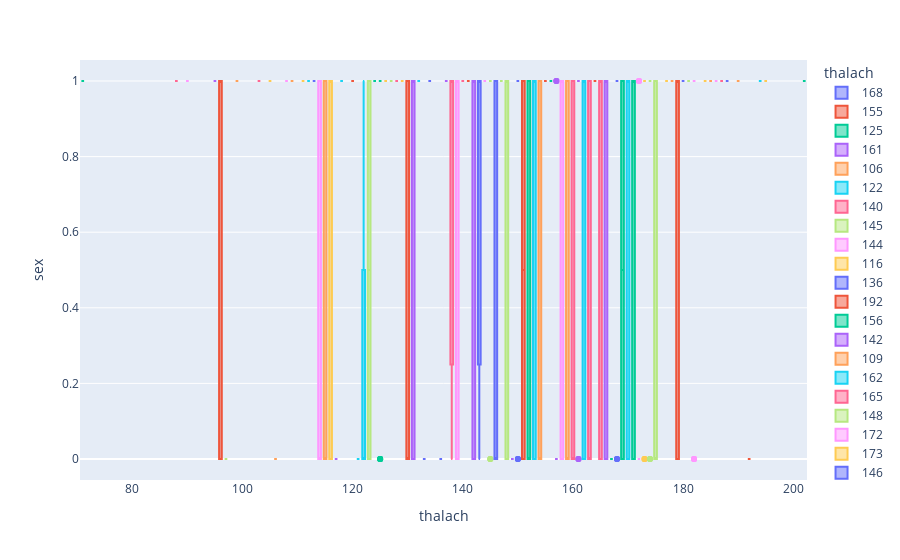

The cell this chart's notebook holds for it:
### Code cell
px.box(
    df, x='thalach', y='sex', color='thalach'
)
